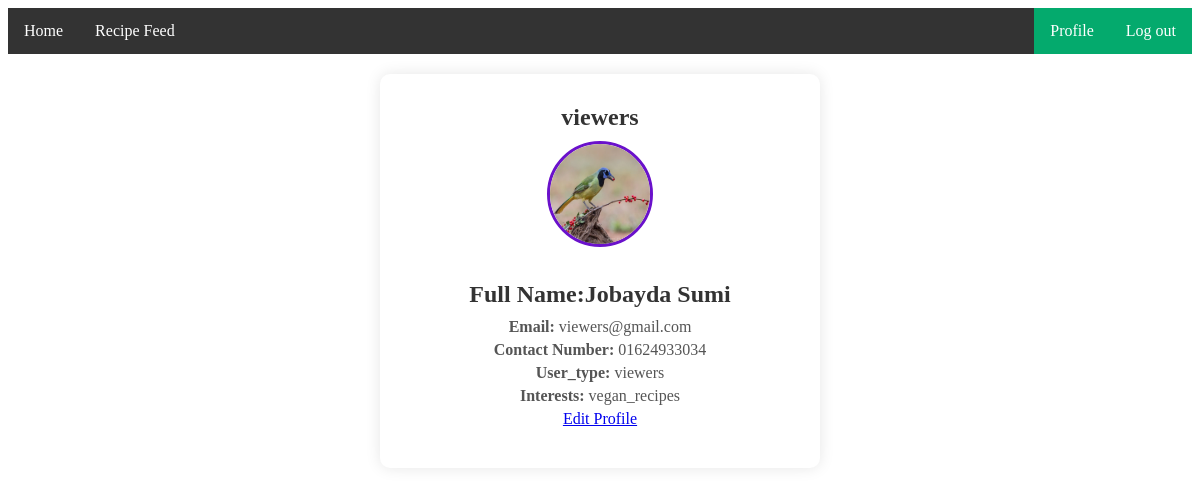
/ProfilePage/ (signed in), run on the app's committed database.
### myApp/models.py (models this page shows, shortened)
class customUser(AbstractUser):
    USER=[
        ('creator','Creator'),
        ('viewers','viewers'),
    ]
    user_type=models.CharField(choices=USER,max_length=100,null=True)
    Profile_Pic=models.ImageField(upload_to='Media/Profile_Pic',null=True)
    contact_no=models.CharField(max_length=100,null=True)

class viewersProfileModel(models.Model):
    INTEREST=[
        ('desserts','Desserts'),
        ('vegan_recipes','VeganRecipes'),
    ]
    user=models.OneToOneField(customUser,on_delete=models.CASCADE,related_name='viewersProfile')
    Interests=models.CharField(choices=INTEREST, max_length=100,null=True)

### myProject/views.py (the view)
# urls.py: path("ProfilePage/", profilePage, name="profilePage"),
@login_required
def profilePage(request):
    return render(request,"profilePage.html")

### Template/profilePage.html (shortened to what this page needs)
{% extends 'base.html' %}
{% block body %}
<div class="profile-container">
    <h2>{{ request.user.username }}</h2>
    <img src="/{{request.user.Profile_Pic }}" alt="Profile Picture">
    <h2><strong>Full Name:</strong>{{ request.user.first_name }} {{ request.user.last_name }}</h2>
    <p><strong>Email:</strong> {{ request.user.email }}</p>
    <p><strong>Contact Number:</strong> {{ request.user.contact_no }}</p>
    <p><strong>User_type:</strong> {{ request.user.user_type }}</p>
    {% if request.user.user_type == 'viewers' %}
    <p><strong>Interests:</strong> {{ request.user.viewersProfile.Interests }}</p>
    {% endif %}
    <a href="{% url 'editprofilePage' %}">Edit Profile</a>
</div>
{% endblock body %}

### Template/profilePage.html (style rules this page uses)
.profile-container { background-color: white; padding: 20px; border-radius: 10px; box-shadow: 0 0 15px rgba(0, 0, 0, 0.1); width: 400px; text-align: center; margin: 20px auto; }
.profile-container img { width: 100px; height: 100px; border-radius: 50%; margin-bottom: 20px; border: 3px solid #6a11cb; }
h2 { margin: 10px 0; color: #333; }
p { margin: 5px 0; color: #555; }

### data on the page
customUser: user.username "viewers", user.Profile_Pic (picture), user.first_name "Jobayda", user.last_name "Sumi", user.email "viewers@gmail.com", user.contact_no "01624933034", user.user_type "viewers", user.viewersProfile.Interests "vegan_recipes"
